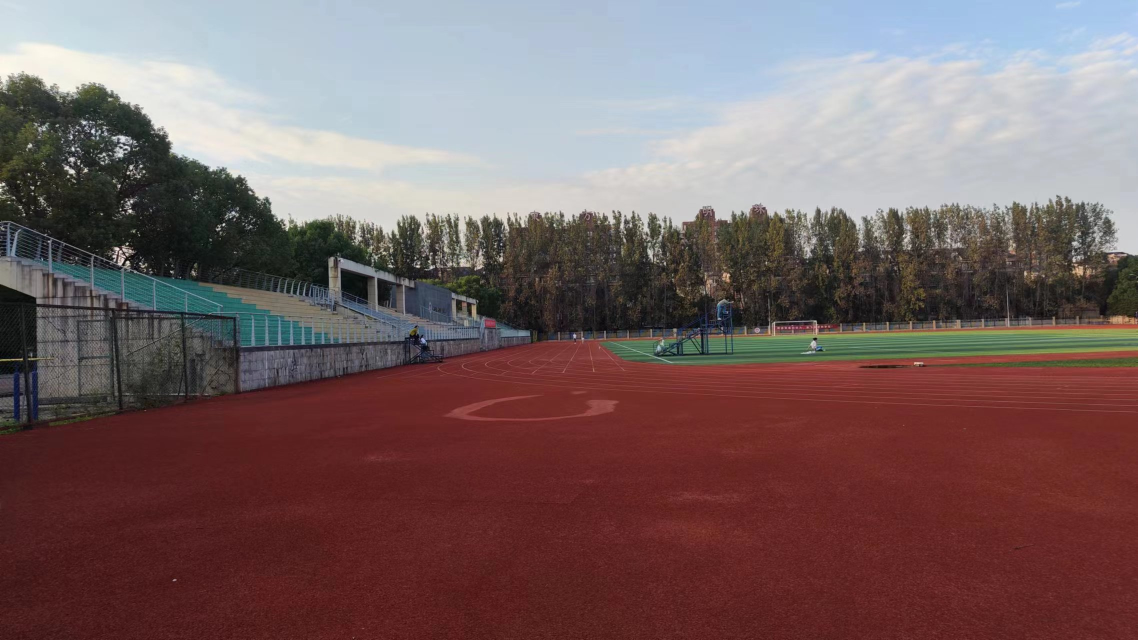
#> input picture 项目实战/3. 案例实战-全景图像拼接/ImageStich/left_02.jpg, 2276 x 1280 px (shown at 1/2 size)
$ python -i Stitcher.py   (imports and definitions only)
#> lines starting #> are read from the running program, lines starting #| are printed output that depends on the picture
import numpy as np
import cv2


class Stitcher:

    # 拼接函数
    def stitch(self, images, ratio=0.75, reprojThresh=4.0, showMatches=False):
        # 获取输入图片
        (imageB, imageA) = images
        # 检测A、B图片的SIFT关键特征点，并计算特征描述子
        # kps 和 features 是函数的返回值，它们分别代表了检测到的关键点和对应的特征描述符。
        (kpsA, featuresA) = self.detectAndDescribe(imageA)
        (kpsB, featuresB) = self.detectAndDescribe(imageB)

        # 匹配两张图片的所有特征点，返回匹配结果
        M = self.matchKeypoints(kpsA, kpsB, featuresA, featuresB, ratio, reprojThresh)

        # 如果返回结果为空，没有匹配成功的特征点，退出算法
        # 其实是筛选后的匹配对小于等于4，未知数不够无法求解
        if M is None:
            return None

        # 否则，提取匹配结果
        # H是3x3视角变换矩阵
        (matches, H, status) = M
        # 这行代码使用OpenCV的 cv2.warpPerspective 函数将图像 imageA 进行透视变换，变换的矩阵为 H，并将变换后的图像存储在 result 中。
        #   imageA：这是要进行透视变换的输入图像，通常是一个包含图像像素数据的NumPy数组。
        #   H：这是透视变换的变换矩阵，它描述了如何将输入图像 imageA 映射到输出图像中。这个矩阵通常是通过图像拼接或配准过程中的计算得到的。
        #   (imageA.shape[1] + imageB.shape[1], imageA.shape[0])：
        #   这是输出图像的大小，表示输出图像的宽度为两幅输入图像宽度之和，高度与输入图像 imageA 相同。这确保了输出图像可以容纳两幅输入图像的拼接结果。
        result = cv2.warpPerspective(imageA, H, (imageA.shape[1] + imageB.shape[1], imageA.shape[0]))
        self.cv_show('result', result)
        # 将图片B传入result图片最左端
        result[0:imageB.shape[0], 0:imageB.shape[1]] = imageB
        self.cv_show('result', result)
        # 检测是否需要显示图片匹配
        if showMatches:
            # 生成匹配图片
            vis = self.drawMatches(imageA, imageB, kpsA, kpsB, matches, status)
            # 返回结果
            return (result, vis)

        # 返回匹配结果
        return result

    # [100 lines left out: functions cv_show, detectAndDescribe, matchKeypoints, drawMatches, not called in this run]

>>> import cv2
>>> picture = cv2.imread('left_02.jpg', cv2.IMREAD_GRAYSCALE)
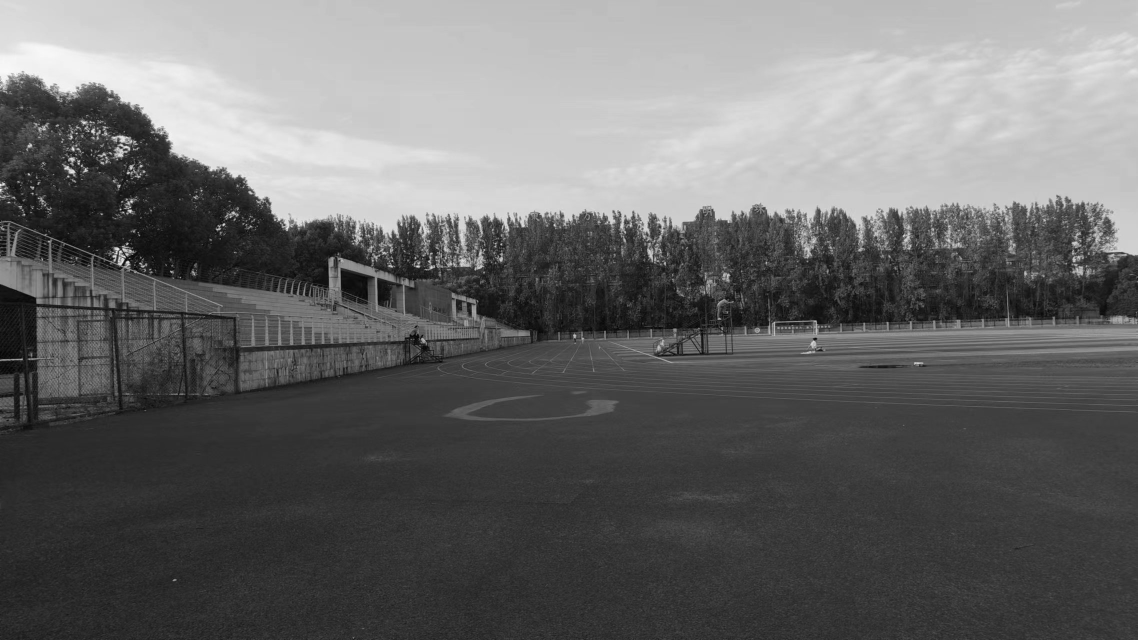
#> picture: shape (1280, 2276) (shown at 1/2 size); min 0, max 255, mean 104.6
>>> result = Stitcher().stitch(picture)
#> (the run stopped early here; a loop or call above may not have finished)

$ run again, on 项目实战/3. 案例实战-全景图像拼接/ImageStich/right_02.jpg
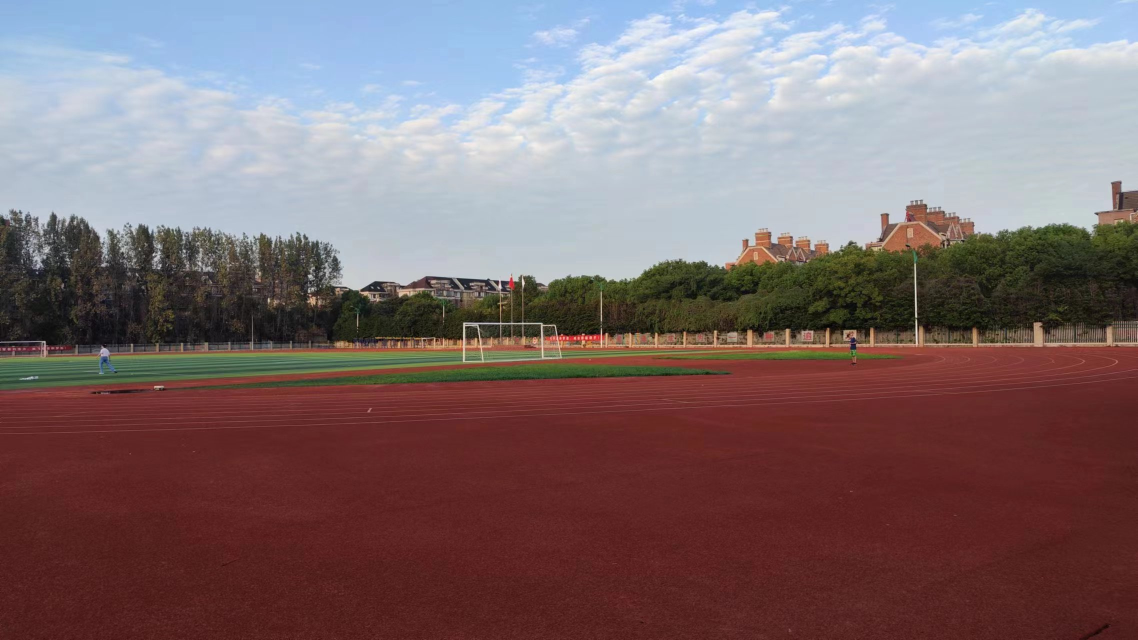
#> input picture 项目实战/3. 案例实战-全景图像拼接/ImageStich/right_02.jpg, 2276 x 1280 px (shown at 1/2 size)
#> `picture = cv2.imread('left_02.jpg', cv2.IMREAD_GRAYSCALE)`:
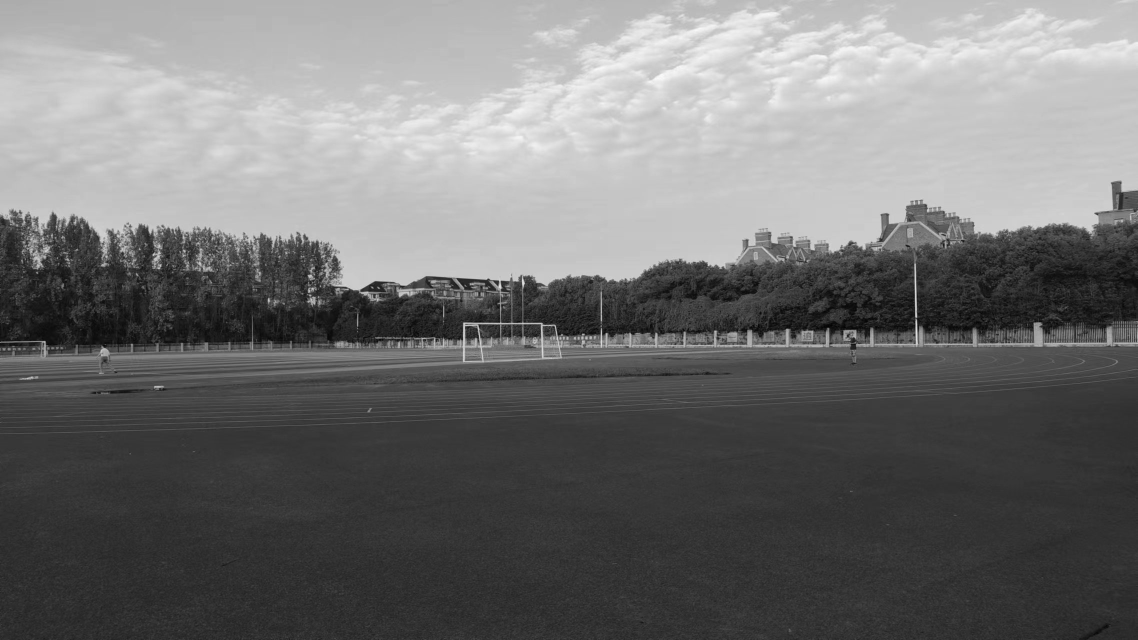
#> picture: shape (1280, 2276) (shown at 1/2 size); min 0, max 252, mean 113.4

$ run again, on 项目实战/3. 案例实战-全景图像拼接/ImageStich/left_01.png
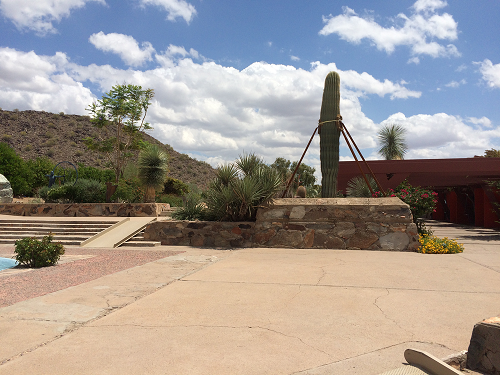
#> input picture 项目实战/3. 案例实战-全景图像拼接/ImageStich/left_01.png, 500 x 375 px
#> `picture = cv2.imread('left_02.jpg', cv2.IMREAD_GRAYSCALE)`:
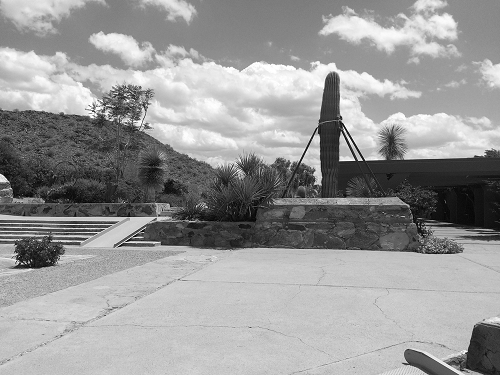
#> picture: shape (375, 500); min 0, max 255, mean 152.2

$ run again, on 项目实战/3. 案例实战-全景图像拼接/ImageStich/right_01.png
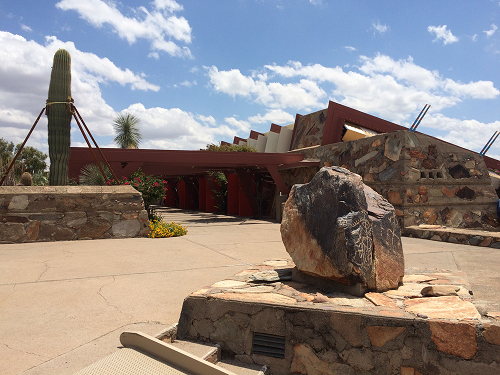
#> input picture 项目实战/3. 案例实战-全景图像拼接/ImageStich/right_01.png, 500 x 375 px
#> `picture = cv2.imread('left_02.jpg', cv2.IMREAD_GRAYSCALE)`:
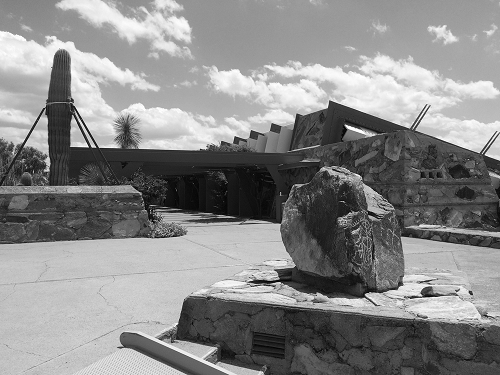
#> picture: shape (375, 500); min 0, max 255, mean 136.6
